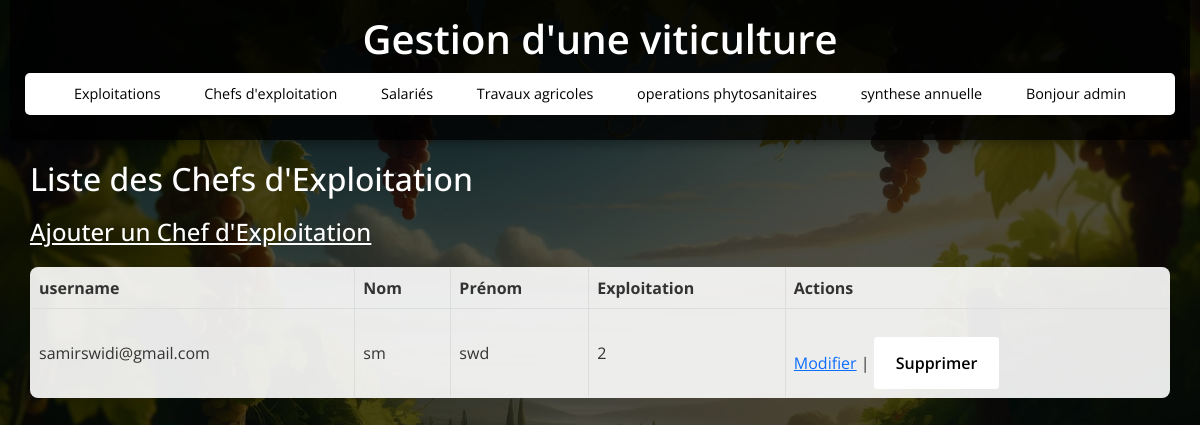
/chefs_exploitation (signed in), run on an earlier commit of the app's database.
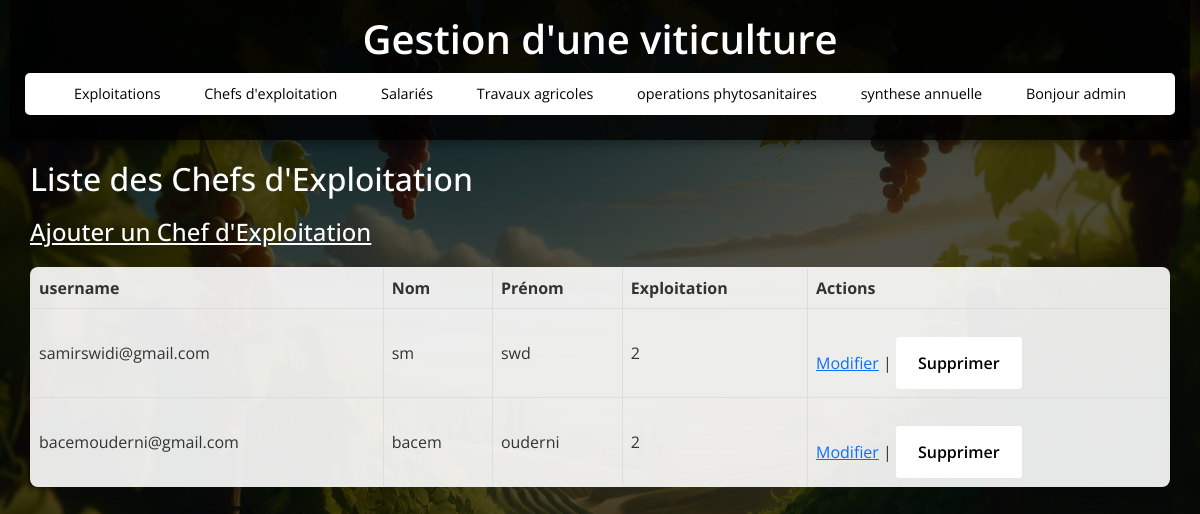
And on a later commit of the database.
### tables this page shows
CREATE TABLE chefs_exploitation (
                    id_chef INTEGER PRIMARY KEY,
                    username_chef TEXT ,
                    nom_chef TEXT,
                    prenom_chef TEXT,
                    password_chef TEXT,
                    id_exploitation INTEGER,
                    FOREIGN KEY(id_exploitation) REFERENCES exploitations(id_exploitation)
                );

### app.py (the view)
@app.route('/chefs_exploitation')
def chefs_exploitation():
    if 'user_id' not in session:
        return redirect(url_for('login'))
    conn = get_db_connection()
    chefs = conn.execute('SELECT * FROM chefs_exploitation').fetchall()
    conn.close()
    return render_template('chefs_exploitation.html', chefs=chefs)

### app.py (called while the page is built)
def get_db_connection():
    conn = sqlite3.connect(DB_NAME)
    conn.row_factory = sqlite3.Row  # Retourne les résultats sous forme de dictionnaire
    return conn

### templates/chefs_exploitation.html
{% extends 'base.html' %}
{% block content %}
    <h2>Liste des Chefs d'Exploitation</h2>
    <h4>
        <a href="{{ url_for('add_chef_exploitation') }}" style="color:white">Ajouter un Chef d'Exploitation</a>
    </h4>
    <table>
        <thead>
            <tr>
                <th>username</th>
                <th>Nom</th>
                <th>Prénom</th>
                <th>Exploitation</th>
                <th>Actions</th>
            </tr>
        </thead>
        <tbody>
            {% for chef in chefs %}
            <tr>
                <td>{{ chef.username_chef }}</td>
                <td>{{ chef.nom_chef }}</td>
                <td>{{ chef.prenom_chef }}</td>
                <td>{{ chef.id_exploitation }}</td>
                <td>
                    <a href="{{ url_for('edit_chef_exploitation', id=chef.id_chef) }}">Modifier</a> |
                    <form action="{{ url_for('delete_chef_exploitation', id=chef.id_chef) }}" method="POST" style="display:inline;">
                        <button class="button"  type="submit">Supprimer</button>
                    </form>
                </td>
            </tr>
            {% endfor %}
        </tbody>
    </table>
    <br>
{% endblock %}

What changed in the data, as far as the page shows it:
added chefs_exploitation: username_chef "bacemouderni@gmail.com", nom_chef "bacem", prenom_chef "ouderni", id_exploitation "2"
